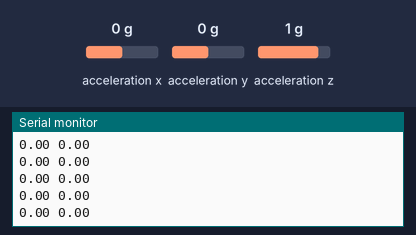
A sketch run on a simulated Arduino Uno, built with avr-gcc and run on an emulated ATmega328P. Parts: the last lines printed to the serial monitor. Wiring (inferred from the names in the program): MPU-6050 motion sensor at I2C address 0x68. The test bench sets the inputs (shaded band); at power-on: acceleration x 0 g, acceleration y 0 g, acceleration z 1 g.

Above: at 1.2 s.
1.3 s: acceleration x set to -1.4 g
At 1.32 s:
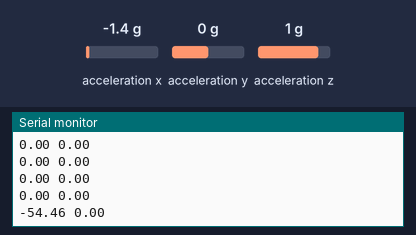
2.8 s: acceleration y set to -1.4 g
At 2.83 s:
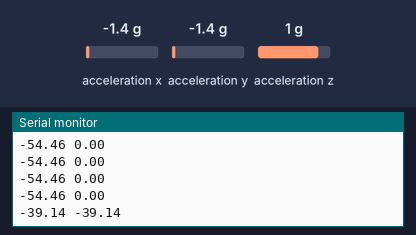
4.3 s: acceleration z set to -1.4 g
At 4.3 s:
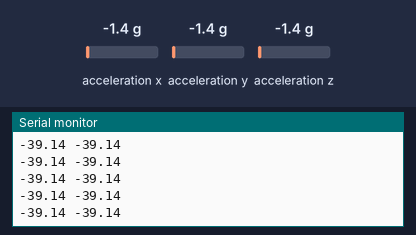
Timing chart, 0 to 7.3 s (numbered marks = the images above; inputs shaded):
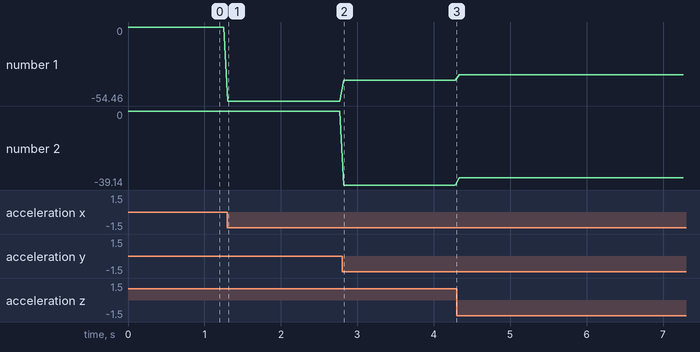

The sketch:

CH_32_02.ino
```cpp
#include <Wire.h>

int ADDRESS = 0x68;       // MPU6050 칩의 I2C 주소
int accX, accY, accZ;     // 가속도 저장 변수
double pitch, roll;     // 피치, 록

void setup() {
  Wire.begin();
  Wire.beginTransmission(ADDRESS);  // MPU6050 선택
  Wire.write(0x6B);       // PWR_MGMT_1 레지스터 선택
  Wire.write(0);        // 슬립 모드 해제
  Wire.endTransmission();
  Serial.begin(115200);       // 시리얼 통신 초기화
}

void loop() {
  Wire.beginTransmission(ADDRESS);  // MPU6050 선택
  Wire.write(0x3B);       // X축 방향 가속도 레지스터 선택
  // 연결을 종료하지 않으므로 beginTransmission 없이 읽기 가능
  Wire.endTransmission(false);
  Wire.requestFrom(ADDRESS, 6);   // 6바이트 데이터 요청

  accX = Wire.read() << 8 | Wire.read();  // ACCEL_XOUT
  accY = Wire.read() << 8 | Wire.read();  // ACCEL_YOUT
  accZ = Wire.read() << 8 | Wire.read();  // ACCEL_ZOUT
  Wire.endTransmission();     // 데이터 읽기 종료

  calcPitchRoll(accX, accY, accZ);  // 피치, 롤 계산

  Serial.print(pitch); Serial.print(' ');
  Serial.println(roll);

  delay(50);
}

void calcPitchRoll(int accX, int accY, int accZ) {
  double X = accX, Y = accY, Z = accZ;

  pitch = atan2(X, sqrt(Y * Y + Z * Z));  // 피치
  roll = atan2(Y, sqrt(X * X + Z * Z)); // 롤

  pitch = pitch * (180.0 / PI);   // 라디안(radian)을 디그리(degree)로 변환
  roll = roll * (180.0 / PI);
}
```

Measured:
- after the input at 1.3 s, the serial monitor: prints a new line at once (image 1)
- after the input at 2.8 s, the serial monitor: prints a new line at once (image 2)
- plotted number 1: 0 → -54.46 after the input at 1.3 s, -54.46 → -39.14 after the input at 2.8 s, -39.14 → -35.26 after the input at 4.3 s
- plotted number 2: 0 → -39.14 after the input at 2.8 s, -39.14 → -35.26 after the input at 4.3 s
